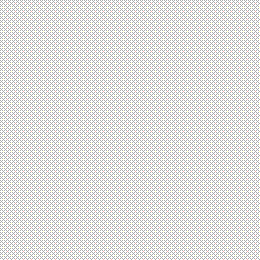
#> input picture assets/source/background-alt.png, 260 x 260 px
$ python build-background.py
#> lines starting #> are read from the running program, lines starting #| are printed output that depends on the picture
"""Build the Fenix 7 background from the original Aero Mix drawable layers."""
from pathlib import Path
from PIL import Image, ImageChops

ROOT = Path(__file__).resolve().parents[1]
DRAWABLES = ROOT / "assets" / "source"
OUTPUT = ROOT / "resources-fenix7" / "background.png"

with Image.open(DRAWABLES / "background-alt.png") as bottom:
#> bottom is the input picture: PIL image 260x260 RGBA; mean R, G, B, A 225.8, 224.5, 223.1, 255
    with Image.open(DRAWABLES / "background1.png") as top:
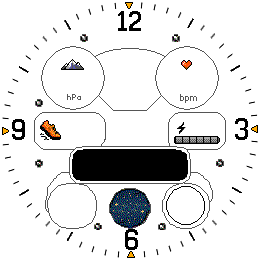
#> input picture assets/source/background1.png, 260 x 260 px
#> top is the input picture: PIL image 260x260 RGBA; mean R, G, B, A 51.7, 51.7, 51.5, 34.5
        assert bottom.size == top.size == (260, 260)
        combined = Image.alpha_composite(bottom.convert("RGBA"), top.convert("RGBA"))
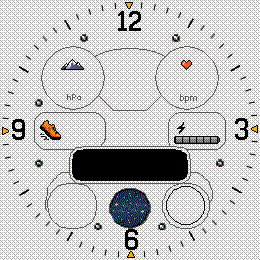
#> combined: PIL image 260x260 RGBA; mean R, G, B, A 200, 198.9, 197.8, 255
        assert combined.getchannel("A").getextrema() == (255, 255)
        OUTPUT.parent.mkdir(exist_ok=True)
        combined.convert("RGB").save(OUTPUT, optimize=True)

with Image.open(OUTPUT) as result:
    assert result.size == combined.size
    assert ImageChops.difference(combined.convert("RGB"), result.convert("RGB")).getbbox() is None
print("Verified 260 x 260 background matches the original two-layer composition pixel for pixel.")
